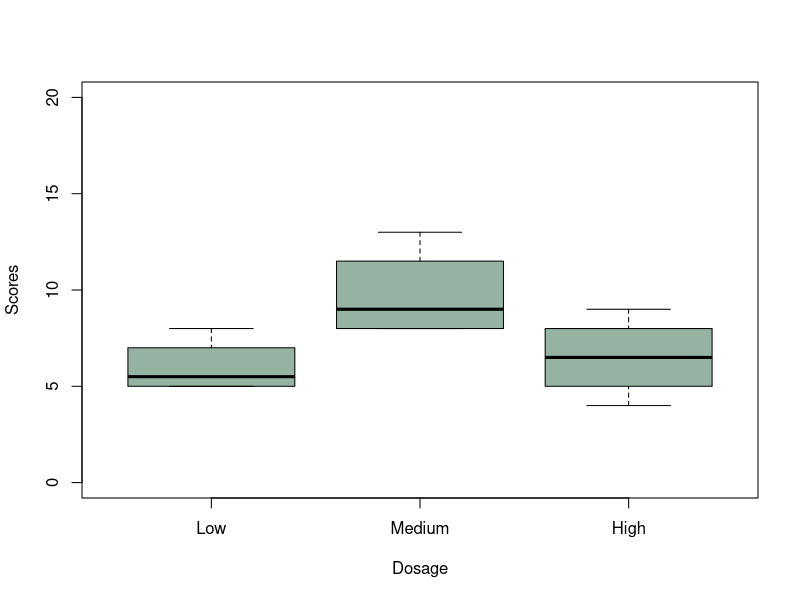
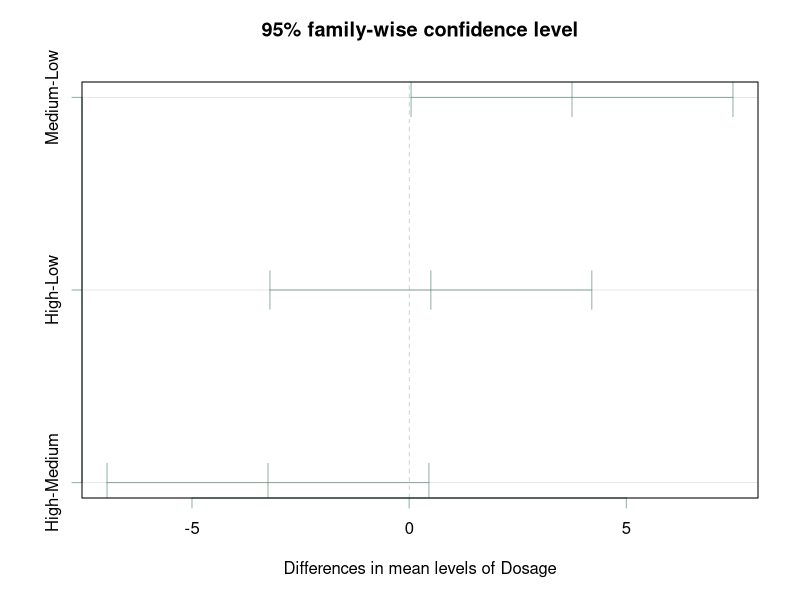
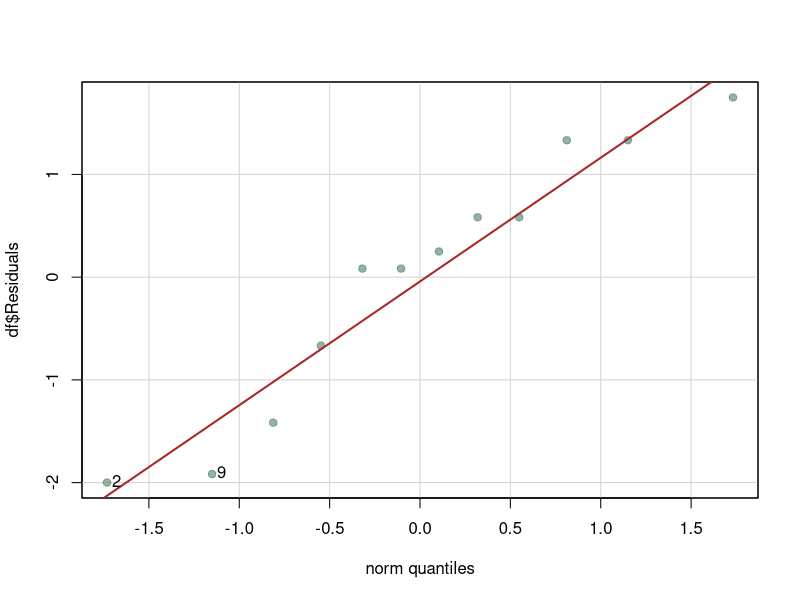
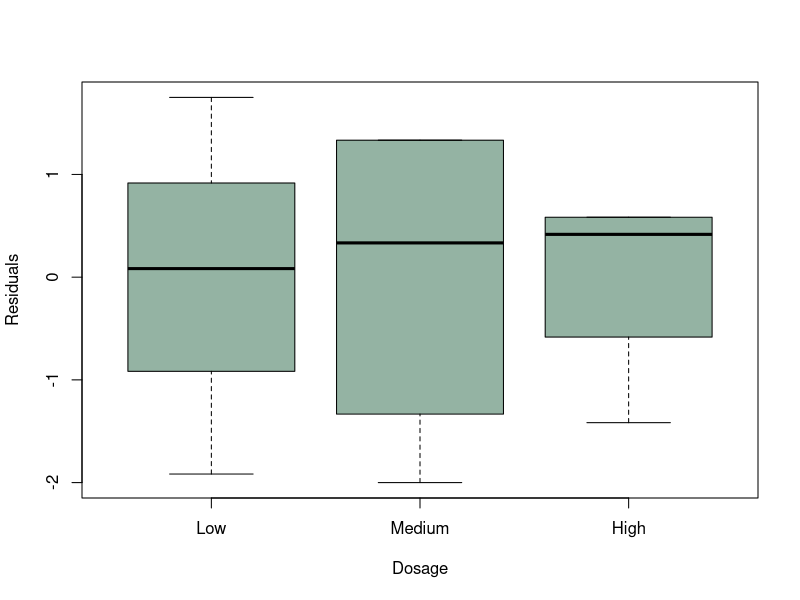
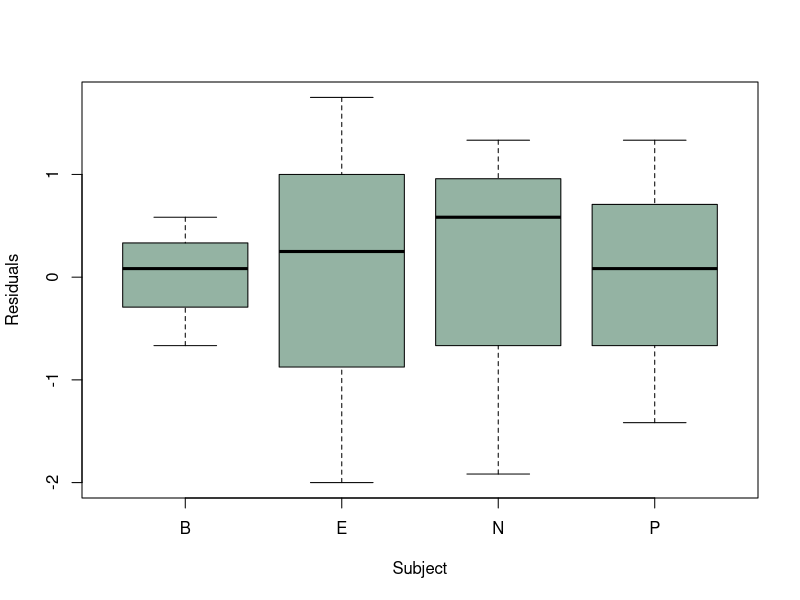
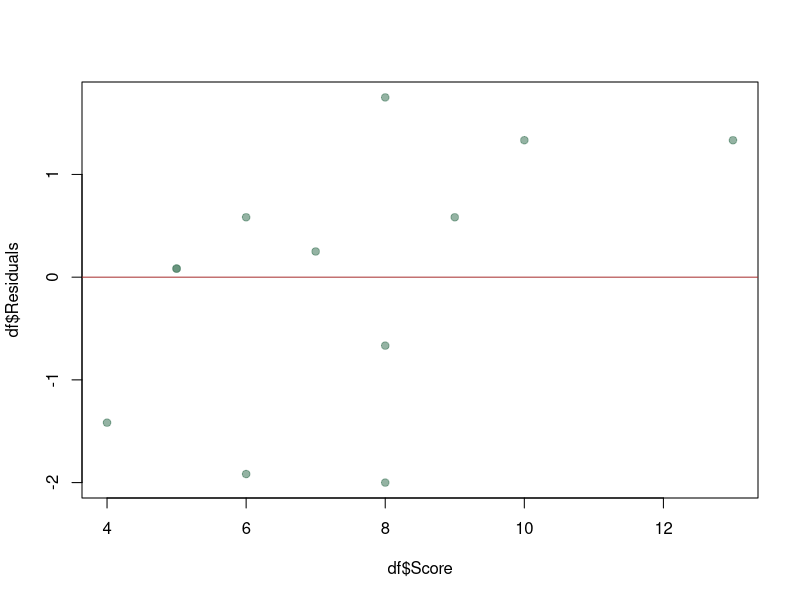
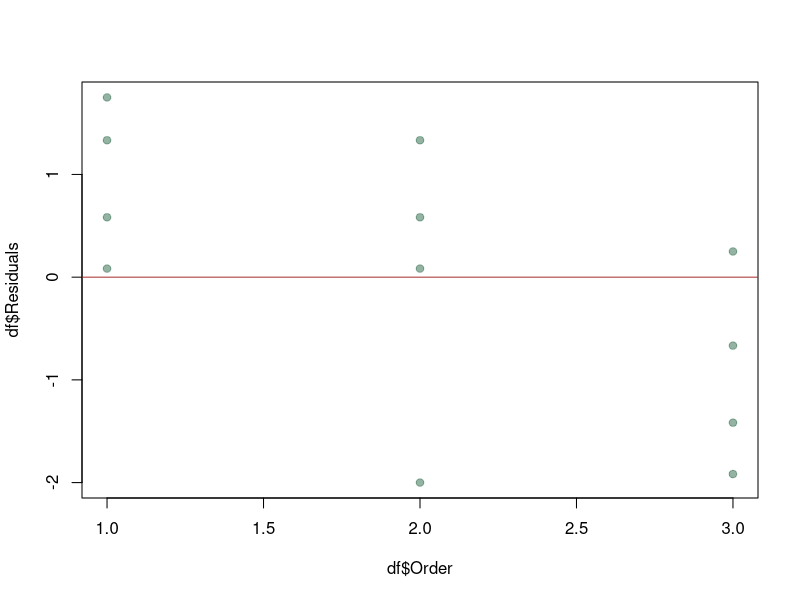

These figures' R source, in order:
## ---- chunk 1
knitr::opts_chunk$set(echo = TRUE)
## ---- chunk 2
df = read.csv('pong.csv')
df$Dosage <- factor(df$Dosage, levels=c("Low", "Medium", "High"))

library(purrr)
library(reshape2)
transposed_data = dcast(df[c("Subject", "Dosage", "Score")], Subject~Dosage, value.var="Score")
rownames(transposed_data) = map(transposed_data[, 1], function(initial) paste("Subject ", initial))
colnames(transposed_data) = map(colnames(transposed_data), function(level) paste(level, " Dose"))
transposed_data[, 1] = NULL
library(knitr)
kable(transposed_data, caption="Beer Pong Scores")
## ---- chunk 3
dot_colors = rgb(0.3,0.5,0.4,0.6)
boxplot(df$Score ~ df$Dosage, col=dot_colors, ylab="Scores", xlab="Dosage", ylim=c(0, 20))
## ---- chunk 4
model = aov(Score ~ Dosage + Subject, data=df)
print(summary(model))
# EXPECTED CONSOLE OUTPUT
#             Df Sum Sq Mean Sq F value Pr(>F)  
# Dosage       2  33.17  16.583   5.686 0.0412 *
# Subject      3  18.25   6.083   2.086 0.2036  
# Residuals    6  17.50   2.917                 
# ---
# Signif. codes:  0 ‘***’ 0.001 ‘**’ 0.01 ‘*’ 0.05 ‘.’ 0.1 ‘ ’ 1
## ---- chunk 5
library(multcompView)
tukey_comparisons = TukeyHSD(x=model, 'Dosage', conf.level=0.95)
plot(tukey_comparisons, col=dot_colors)
## ---- chunk 6
df$Residuals = model$residuals
library(car)
qqPlot(df$Residuals, col=dot_colors, col.lines="brown", pch=19, envelope=FALSE)
print(shapiro.test(df$Residuals))
# EXPECTED CONSOLE OUTPUT
# [1] 2 9
#
# 	Shapiro-Wilk normality test
# 
# data:  df$Residuals
# W = 0.9274, p-value = 0.3534
## ---- chunk 7
boxplot(Residuals~Dosage, data=df, col=dot_colors)
print(leveneTest(Score~Dosage, data=df))
boxplot(Residuals~Subject, data=df, col=dot_colors)
print(leveneTest(Score~Subject, data=df))
# EXPECTED CONSOLE OUTPUT
# Levene's Test for Homogeneity of Variance (center = median)
#       Df F value Pr(>F)
# group  2  0.3818 0.6932
#        9               
# Levene's Test for Homogeneity of Variance (center = median)
#       Df F value Pr(>F)
# group  3  0.7982 0.5287
#        8     
## ---- chunk 8
plot(df$Score, df$Residuals, col=dot_colors, pch=19)
abline(h=0,col="brown")
## ---- chunk 9
plot(df$Order, df$Residuals, col=dot_colors, pch=19)
abline(h=0,col="brown")
